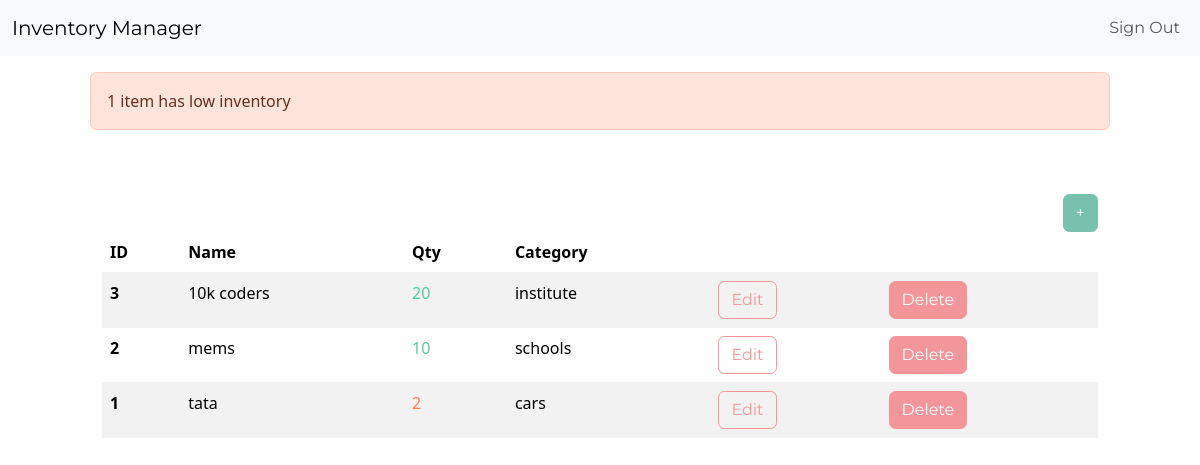
Before: /dashboard/ (signed in) with the older database file.
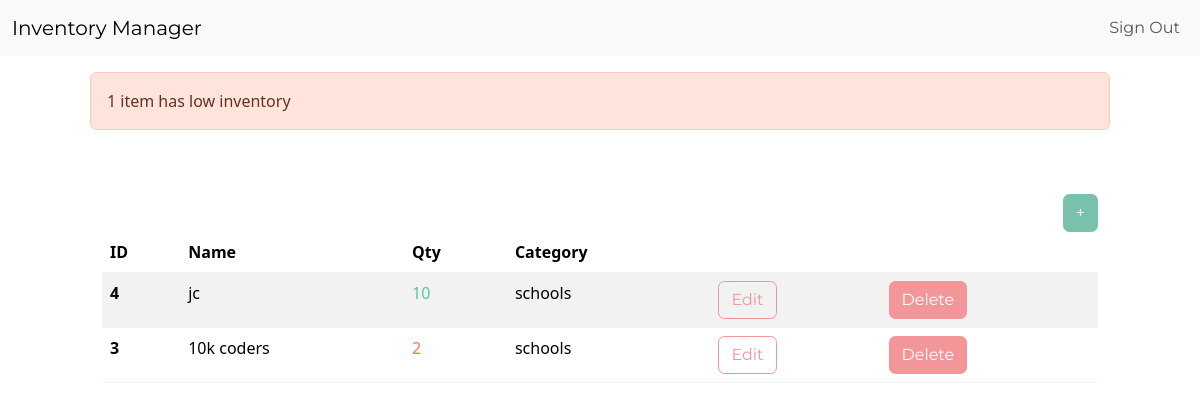
After: the same page with the newer database file.
### app/models.py (models this page shows, shortened)
class InventoryItem(models.Model):
	name = models.CharField(max_length=200)
	quantity = models.IntegerField()
	category = models.ForeignKey('Category', on_delete=models.SET_NULL, blank=True, null=True)
	date_created = models.DateTimeField(auto_now_add=True)
	user = models.ForeignKey(User, on_delete=models.CASCADE,null=True,blank=True)

class Category(models.Model):
	name = models.CharField(max_length=200)
	class Meta:
		verbose_name_plural = 'categories'

### app/views.py (the view)
# urls.py: path('dashboard/',views.dashboard.as_view(),name='dashboard'),
class dashboard(LoginRequiredMixin,View):
    def get(self,request):
        items=InventoryItem.objects.all().order_by('-id')
        low_inventory=InventoryItem.objects.filter(quantity__lte=low_quantity)
        if low_inventory.count() > 1:
            messages.error(request, f'{low_inventory.count()} items have low inventory')
        else:
            messages.error(request, f'{low_inventory.count()} item has low inventory')
        low_inventory_ids=InventoryItem.objects.filter(quantity__lte=low_quantity).values_list('id',flat=True)
        context={
            'items':items,
            'low_inventory_ids':low_inventory_ids
        }
        return render(request,'inventory/dashboard.html',context)

### app/templates/inventory/dashboard.html (shortened to what this page needs)
{% extends 'inventory/base.html' %}
{% block content %}
	{% if messages %}
		<div class="row mt-3">
			{% for message in messages %}
				{% if message.tags == 'error' %}
					<div class="col-md-10 col-12 mx-auto alert alert-danger">
						{{ message }}
					</div>
				{% else %}
					<div class="col-md-10 col-12 mx-auto alert alert-success">
						{{ message }}
					</div>
				{% endif %}
			{% endfor %}
		</div>
	{% endif %}
	<div class="row">
		<div class="col-md-10 col-12 mx-auto mt-5">
			<div class="d-flex justify-content-end">
				<a href="{%url 'additem'%}" class="btn btn-primary">+</a>
			</div>
			<table class="table table-hover table-striped">
				<thead>
					<tr>
						<th scope="col">ID</th>
						<th scope="col">Name</th>
						<th scope="col">Qty</th>
						<th scope="col">Category</th>
						<th scope="col"></th>
						<th scope="col"></th>
					</tr>
				</thead>
				<tbody>
					{% for item in items %}
					<tr>
						<th scope="row">{{ item.id }}</th>
						<td>{{ item.name }}</td>
						{% if item.id in low_inventory_ids %}
							<td class="text-danger">{{ item.quantity }}</td>
						{% else %}
							<td class="text-success">{{ item.quantity }}</td>
						{% endif %}
						<td>{{ item.category.name }}</td>
						<td><a href="{% url 'edititem' item.id %}" class="btn btn-outline-secondary">Edit</a></td>
						<td><a href="{% url 'deleteitem' item.id %}" class="btn btn-secondary">Delete</a></td>
					</tr>
					{% endfor %}
				</tbody>
			</table>
		</div>
	</div>
{% endblock content %}

Changed rows visible on the page:
removed InventoryItem: id "2", name "mems", quantity "10", category.name "schools"
removed InventoryItem: id "1", name "tata", quantity "2", category.name "cars"
added InventoryItem: id "4", name "jc", quantity "10", category.name "schools"
changed InventoryItem "10k coders": category.name "institute" → "schools"; quantity "20" → "2"
